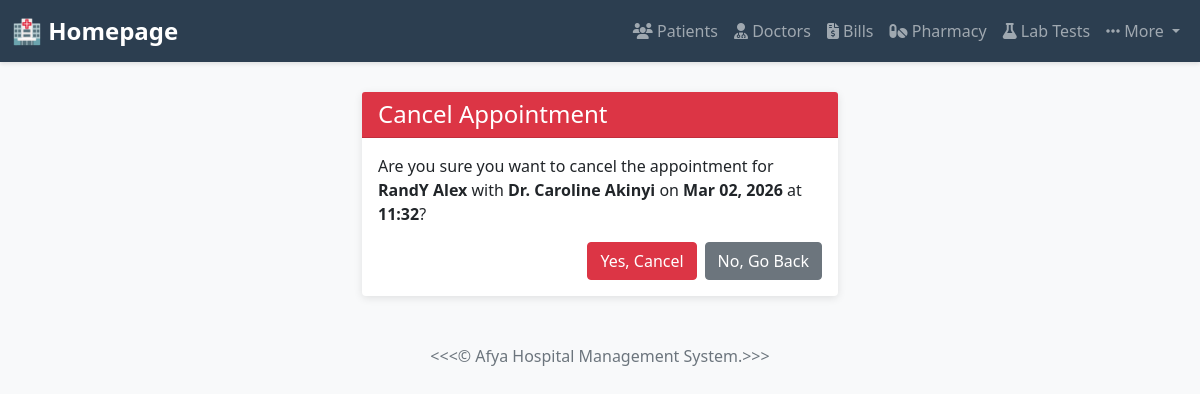
Screenshot of /appointments/1/cancel/ with the database file from the repository.
### myapp/models.py (models this page shows, shortened)
class Appointment(models.Model):
    STATUS_CHOICES = [
        ("Pending", "Pending"),
        ("Completed", "Completed"),
        ("Cancelled", "Cancelled"),
    ]
    patient = models.ForeignKey(Patient, on_delete=models.CASCADE)
    doctor = models.ForeignKey(Doctor, on_delete=models.CASCADE)
    date = models.DateField()
    time = models.TimeField()
    status = models.CharField(max_length=20, choices=STATUS_CHOICES, default="Pending")
    diagnosis = models.TextField(blank=True, null=True)
    prescribed_drugs = models.TextField(blank=True, null=True, help_text="List of prescribed drugs with dosages")
    prescription = models.FileField(upload_to='prescriptions/', blank=True, null=True)
    created_at = models.DateTimeField(auto_now_add=True)
    updated_at = models.DateTimeField(auto_now=True)
    class Meta:
        ordering = ['-date', '-time']

class Patient(models.Model):
    GENDER_CHOICES = [
        ('M', 'Male'),
        ('F', 'Female'),
        ('O', 'Other'),
    ]
    patient_id = models.CharField(max_length=20, unique=True)
    first_name = models.CharField(max_length=100)
    last_name = models.CharField(max_length=100)
    email = models.EmailField(unique=True)
    phone_number = models.CharField(max_length=15)
    gender = models.CharField(max_length=1, choices=GENDER_CHOICES)
    date_of_birth = models.DateField()
    address = models.TextField()
    date_registered = models.DateTimeField(auto_now_add=True)
    medical_history = models.TextField(blank=True, null=True)
    class Meta:
        ordering = ['-date_registered']

class Doctor(models.Model):
    DEPARTMENT_CHOICES = [
        ('cardiology', 'Cardiology'),
        ('neurology', 'Neurology'),
        ('pediatrics', 'Pediatrics'),
        ('orthopedics', 'Orthopedics'),
        ('general', 'General Medicine'),
    ]
    doctor_id = models.CharField(max_length=20, unique=True)
    first_name = models.CharField(max_length=100)
    last_name = models.CharField(max_length=100)
    email = models.EmailField(unique=True)
    specialization = models.CharField(max_length=100)
    phone_number = models.CharField(max_length=15)
    department = models.CharField(max_length=50, choices=DEPARTMENT_CHOICES)
    schedule = models.TextField(blank=True, null=True, help_text="Optional scheduling notes or timeslots")
    date_added = models.DateTimeField(auto_now_add=True)
    class Meta:
        ordering = ['last_name', 'first_name']

### myapp/views.py (the view)
# urls.py: path('appointments/<int:pk>/cancel/', views.cancel_appointment, name='cancel_appointment'),
def cancel_appointment(request, pk):
    appointment = get_object_or_404(Appointment, pk=pk)
    if request.method == 'POST':
        appointment.status = 'Cancelled'
        appointment.save()
        messages.success(request, 'Appointment cancelled successfully.')
        return redirect('myapp:appointment_list')
    return render(request, 'appointment_confirm_cancel.html', {'appointment': appointment})

### myapp/templates/appointment_confirm_cancel.html (shortened to what this page needs)
{% extends 'base.html' %}
{% block content %}
<div class="row justify-content-center">
    <div class="col-md-6">
        <div class="card">
            <div class="card-header bg-danger text-white">
                <h4 class="mb-0">Cancel Appointment</h4>
            </div>
            <div class="card-body">
                <p>Are you sure you want to cancel the appointment for <strong>{{ appointment.patient.first_name }} {{ appointment.patient.last_name }}</strong> with <strong>Dr. {{ appointment.doctor.first_name }} {{ appointment.doctor.last_name }}</strong> on <strong>{{ appointment.date|date:"M d, Y" }}</strong> at <strong>{{ appointment.time|time:"H:i" }}</strong>?</p>
                <form method="post">
                    <div class="d-flex gap-2 justify-content-end">
                        <button type="submit" class="btn btn-danger">Yes, Cancel</button>
                        <a href="{% url 'myapp:appointment_list' %}" class="btn btn-secondary">No, Go Back</a>
                    </div>
                </form>
            </div>
        </div>
    </div>
</div>
{% endblock %}

### myapp/templates/base.html (style rules this page uses)
body { background-color: #f8f9fa; font-family: 'Segoe UI', Tahoma, Geneva, Verdana, sans-serif; }
.card { box-shadow: 0 2px 8px rgba(0,0,0,0.1); border: none; }

### rows the page displays
Appointment: patient.first_name "RandY", patient.last_name "Alex", doctor.first_name "Caroline", doctor.last_name "Akinyi", date "Mar 02, 2026", time "11:32"
